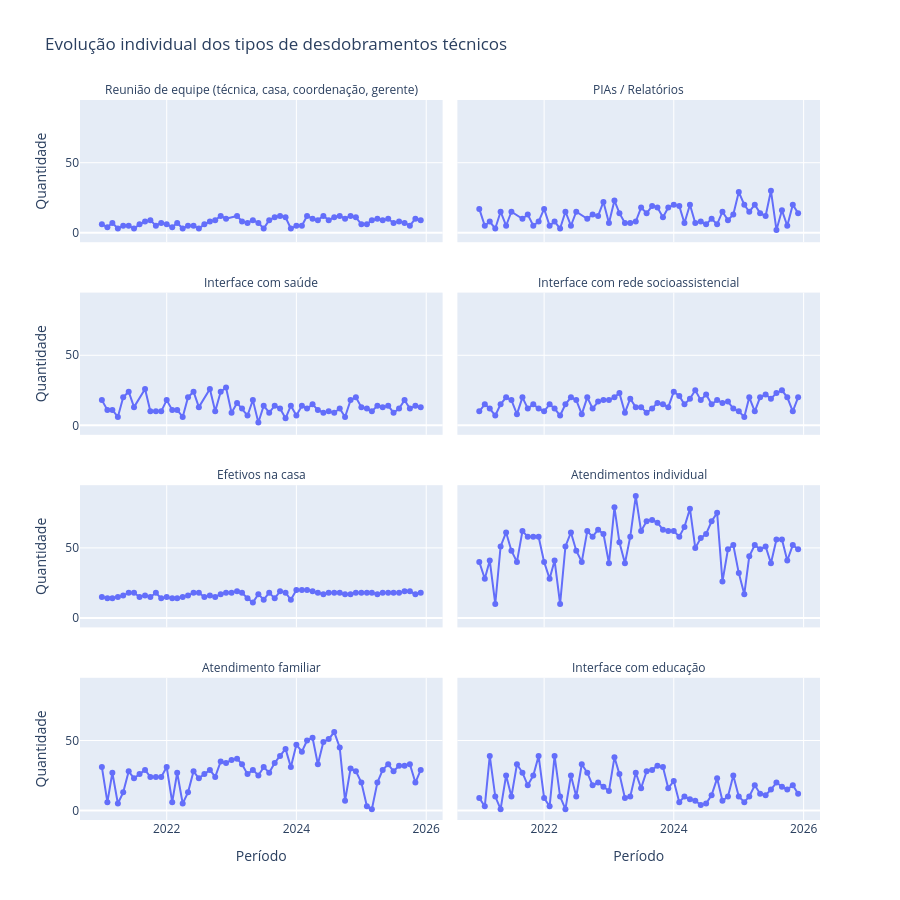

Notebook code for this chart:
### Markdown cell above
### V2 — Small multiples por tipo de desdobramento

**Objetivo:** reduzir a poluição visual quando há muitos tipos de desdobramentos.

**Quando usar no Streamlit:**  
Use se o gráfico de linha com várias cores ficar confuso. Cada tipo fica separado em um pequeno gráfico, facilitando a leitura individual das tendências.

### Code cell
fig = px.line(
    df_linha_top,
    x="data",
    y="valor",
    facet_col="indicador_completo",
    facet_col_wrap=2,
    markers=True,
    title="Evolução individual dos tipos de desdobramentos técnicos",
    labels={
        "data": "Período",
        "valor": "Quantidade",
        "indicador_completo": "Tipo de desdobramento técnico"
    },
    hover_data={
        "ano": True,
        "mes": True,
        "valor": True,
        "indicador_completo": True
    }
)

fig.update_layout(
    height=900,
    showlegend=False
)

fig.for_each_annotation(lambda a: a.update(text=a.text.split("=")[-1]))

fig.show()
